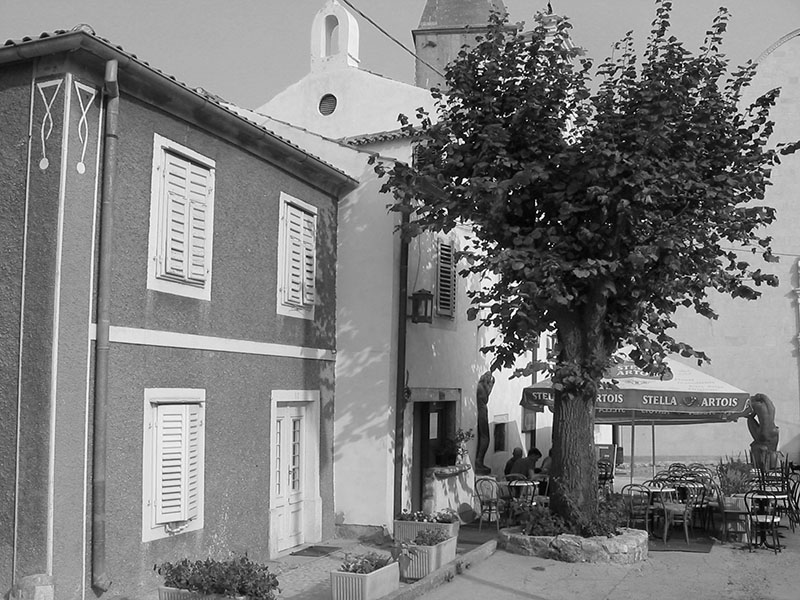
#> input picture vision_3/week 3/Kroatie_grijs.jpg, 800 x 600 px
$ python Week3.py
#> lines starting #> are read from the running program, lines starting #| are printed output that depends on the picture; long printed decimals are rounded
#%% Opgave 2
import numpy as np

import cv2

# Lees een foto in (grijswaarden)
image = cv2.imread('Kroatie_grijs.jpg', 0)
#> image is the input picture: shape (600, 800); min 0, max 255, mean 123.7
#mg = cv2.resize(image, (800, 600))

rows,cols = image.shape[:2]
#> rows = 600; cols = 800
helder =0

for i in range(rows):
    for j in range(cols):
        if(image[i,j] > 127):
            helder +=1
#> after the loop, helder = 252281

helderpercentage = (helder / (rows*cols) )* 100 #print de helderheid van de afbeelding
#> helderpercentage = 52.56
print(image.shape)
#| (600, 800)

print(np.average(image))
#| 123.692
print(helderpercentage)
#| 52.559


cv2.imshow('plaatje',image)
cv2.waitKey(0)
cv2.destroyAllWindows()

#cv2.imwrite('Kroatie_out.jpg', image)
#%% Opgave 3a

import numpy as np

import cv2

# Lees een foto in (grijswaarden)
image = cv2.imread('Kroatie_grijs.jpg', 0)
#mg = cv2.resize(image, (800, 600))

rows,cols = image.shape[:2]
helder =0

image = cv2.bitwise_not(image)
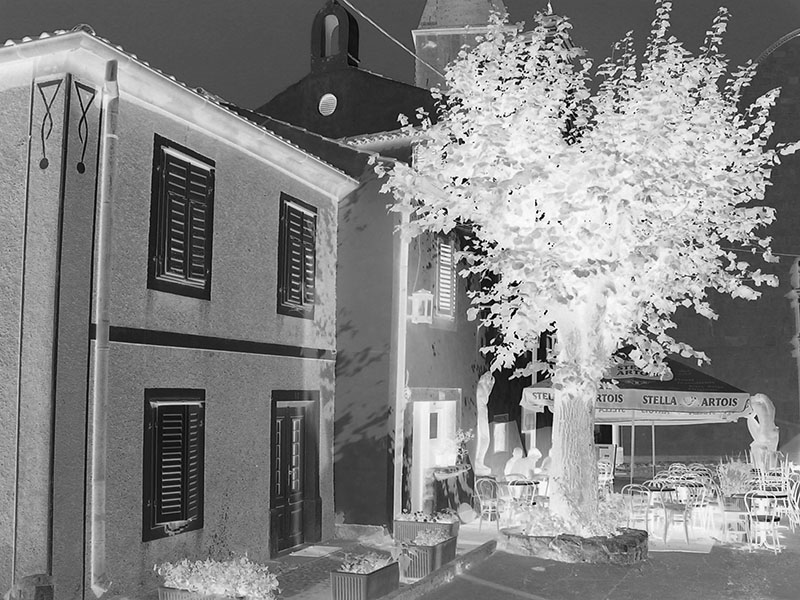
#> image: shape (600, 800); min 0, max 255, mean 131.3

for i in range(rows):
    for j in range(cols):
        k = image[i,j]
        #image[i,j] = 255 - k

        if(image[i,j] > 127):
            helder +=1
#> after the loop, helder = 227719

helderpercentage = (helder / (rows*cols) )* 100
#> helderpercentage = 47.44

print(image.shape)  #print de helderheid van de afbeelding
#| (600, 800)


print(np.average(image))
#| 131.308
print(helderpercentage)
#| 47.441


cv2.imshow('plaatje',image)
cv2.waitKey(0)
cv2.destroyAllWindows()
#%% Opgave 3 b

import numpy as np
import cv2

# Lees een foto in (grijswaarden)
image = cv2.imread('Kroatie_grijs.jpg', 0)
#mg = cv2.resize(image, (800, 600))

rows,cols = image.shape[:2]
helder = 0
#> (the run stopped early here; a loop or call above may not have finished)
